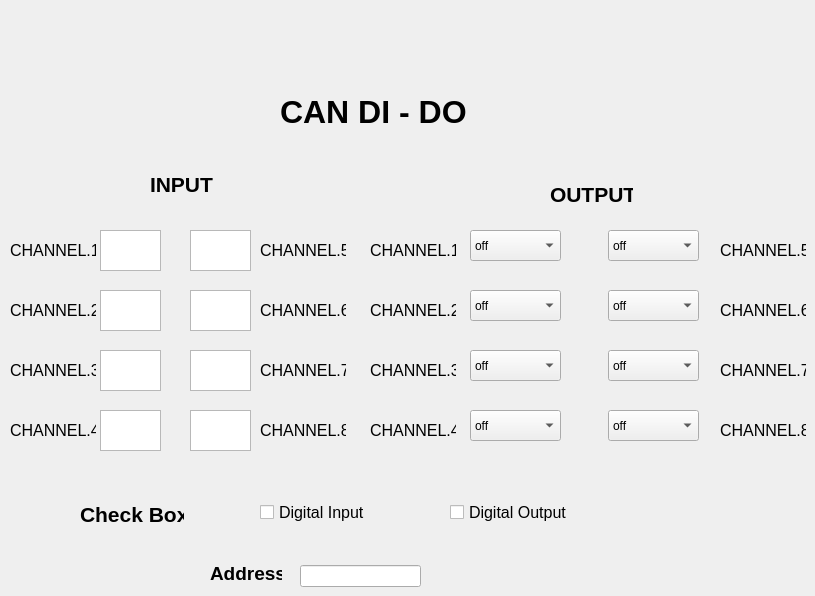
    <widget class="QWidget" name="tab_2">
     <attribute name="title">
      <string>CAN DI-DO</string>
     </attribute>
     <widget class="QLabel" name="label_24">
      <property name="geometry">
       <rect>
        <x>150</x>
        <y>170</y>
        <width>64</width>
        <height>28</height>
       </rect>
      </property>
      <property name="font">
       <font>
        <pointsize>16</pointsize>
        <bold>true</bold>
       </font>
      </property>
      <property name="text">
       <string>INPUT</string>
      </property>
     </widget>
     <widget class="QLabel" name="label_25">
      <property name="geometry">
       <rect>
        <x>280</x>
        <y>90</y>
        <width>198</width>
        <height>43</height>
       </rect>
      </property>
      <property name="font">
       <font>
        <pointsize>24</pointsize>
        <bold>true</bold>
       </font>
      </property>
      <property name="text">
       <string>CAN DI - DO</string>
      </property>
     </widget>
     <widget class="QLabel" name="label_26">
      <property name="geometry">
       <rect>
        <x>10</x>
        <y>240</y>
        <width>86</width>
        <height>21</height>
       </rect>
      </property>
      <property name="font">
       <font>
        <pointsize>12</pointsize>
       </font>
      </property>
      <property name="text">
       <string>CHANNEL.1</string>
      </property>
     </widget>
     <widget class="QLabel" name="label_27">
      <property name="geometry">
       <rect>
        <x>260</x>
        <y>300</y>
        <width>86</width>
        <height>21</height>
       </rect>
      </property>
      <property name="font">
       <font>
        <pointsize>12</pointsize>
       </font>
      </property>
      <property name="text">
       <string>CHANNEL.6</string>
      </property>
     </widget>
     <widget class="QLabel" name="label_32">
      <property name="geometry">
       <rect>
        <x>260</x>
        <y>240</y>
        <width>86</width>
        <height>21</height>
       </rect>
      </property>
      <property name="font">
       <font>
        <pointsize>12</pointsize>
       </font>
      </property>
      <property name="text">
       <string>CHANNEL.5</string>
      </property>
     </widget>
     <widget class="QLabel" name="label_35">
      <property name="geometry">
       <rect>
        <x>260</x>
        <y>360</y>
        <width>86</width>
        <height>21</height>
       </rect>
      </property>
      <property name="font">
       <font>
        <pointsize>12</pointsize>
       </font>
      </property>
      <property name="text">
       <string>CHANNEL.7</string>
      </property>
     </widget>
     <widget class="QLabel" name="label_36">
      <property name="geometry">
       <rect>
        <x>260</x>
        <y>420</y>
        <width>86</width>
        <height>21</height>
       </rect>
      </property>
      <property name="font">
       <font>
        <pointsize>12</pointsize>
       </font>
      </property>
      <property name="text">
       <string>CHANNEL.8</string>
      </property>
     </widget>
     <widget class="QLabel" name="label_37">
      <property name="geometry">
       <rect>
        <x>10</x>
        <y>360</y>
        <width>86</width>
        <height>21</height>
       </rect>
      </property>
      <property name="font">
       <font>
        <pointsize>12</pointsize>
       </font>
      </property>
      <property name="text">
       <string>CHANNEL.3</string>
      </property>
     </widget>
     <widget class="QLabel" name="label_38">
      <property name="geometry">
       <rect>
        <x>10</x>
        <y>300</y>
        <width>86</width>
        <height>21</height>
       </rect>
      </property>
      <property name="font">
       <font>
        <pointsize>12</pointsize>
       </font>
      </property>
      <property name="text">
       <string>CHANNEL.2</string>
      </property>
     </widget>
     <widget class="QLabel" name="label_39">
      <property name="geometry">
       <rect>
        <x>10</x>
        <y>420</y>
        <width>86</width>
        <height>21</height>
       </rect>
      </property>
      <property name="font">
       <font>
        <pointsize>12</pointsize>
       </font>
      </property>
      <property name="text">
       <string>CHANNEL.4</string>
      </property>
     </widget>
     <widget class="QLabel" name="label_42">
      <property name="geometry">
       <rect>
        <x>550</x>
        <y>180</y>
        <width>83</width>
        <height>28</height>
       </rect>
      </property>
      <property name="font">
       <font>
        <pointsize>16</pointsize>
        <bold>true</bold>
       </font>
      </property>
      <property name="text">
       <string>OUTPUT</string>
      </property>
     </widget>
     <widget class="QLabel" name="label_43">
      <property name="geometry">
       <rect>
        <x>370</x>
        <y>300</y>
        <width>86</width>
        <height>21</height>
       </rect>
      </property>
      <property name="font">
       <font>
        <pointsize>12</pointsize>
       </font>
      </property>
      <property name="text">
       <string>CHANNEL.2</string>
      </property>
     </widget>
     <widget class="QLabel" name="label_44">
      <property name="geometry">
       <rect>
        <x>370</x>
        <y>360</y>
        <width>86</width>
        <height>21</height>
       </rect>
      </property>
      <property name="font">
       <font>
        <pointsize>12</pointsize>
       </font>
      </property>
      <property name="text">
       <string>CHANNEL.3</string>
      </property>
     </widget>
     <widget class="QLabel" name="label_46">
      <property name="geometry">
       <rect>
        <x>370</x>
        <y>420</y>
        <width>86</width>
        <height>21</height>
       </rect>
      </property>
      <property name="font">
       <font>
        <pointsize>12</pointsize>
       </font>
      </property>
      <property name="text">
       <string>CHANNEL.4</string>
      </property>
     </widget>
     <widget class="QLabel" name="label_47">
      <property name="geometry">
       <rect>
        <x>720</x>
        <y>240</y>
        <width>86</width>
        <height>21</height>
       </rect>
      </property>
      <property name="font">
       <font>
        <pointsize>12</pointsize>
       </font>
      </property>
      <property name="text">
       <string>CHANNEL.5</string>
      </property>
     </widget>
     <widget class="QLabel" name="label_48">
      <property name="geometry">
       <rect>
        <x>720</x>
        <y>300</y>
        <width>86</width>
        <height>21</height>
       </rect>
      </property>
      <property name="font">
       <font>
        <pointsize>12</pointsize>
       </font>
      </property>
      <property name="text">
       <string>CHANNEL.6</string>
      </property>
     </widget>
     <widget class="QLabel" name="label_49">
      <property name="geometry">
       <rect>
        <x>720</x>
        <y>360</y>
        <width>86</width>
        <height>21</height>
       </rect>
      </property>
      <property name="font">
       <font>
        <pointsize>12</pointsize>
       </font>
      </property>
      <property name="text">
       <string>CHANNEL.7</string>
      </property>
     </widget>
     <widget class="QLabel" name="label_51">
      <property name="geometry">
       <rect>
        <x>720</x>
        <y>420</y>
        <width>86</width>
        <height>21</height>
       </rect>
      </property>
      <property name="font">
       <font>
        <pointsize>12</pointsize>
       </font>
      </property>
      <property name="text">
       <string>CHANNEL.8</string>
      </property>
     </widget>
     <widget class="QLabel" name="label_52">
      <property name="geometry">
       <rect>
        <x>370</x>
        <y>240</y>
        <width>86</width>
        <height>21</height>
       </rect>
      </property>
      <property name="font">
       <font>
        <pointsize>12</pointsize>
       </font>
      </property>
      <property name="text">
       <string>CHANNEL.1</string>
      </property>
     </widget>
     <widget class="QTextBrowser" name="DI1">
      <property name="geometry">
       <rect>
        <x>100</x>
        <y>230</y>
        <width>61</width>
        <height>41</height>
       </rect>
      </property>
     </widget>
     <widget class="QTextBrowser" name="DI4">
      <property name="geometry">
       <rect>
        <x>100</x>
        <y>410</y>
        <width>61</width>
        <height>41</height>
       </rect>
      </property>
     </widget>
     <widget class="QTextBrowser" name="DI7">
      <property name="geometry">
       <rect>
        <x>190</x>
        <y>350</y>
        <width>61</width>
        <height>41</height>
       </rect>
      </property>
     </widget>
     <widget class="QTextBrowser" name="DI2">
      <property name="geometry">
       <rect>
        <x>100</x>
        <y>290</y>
        <width>61</width>
        <height>41</height>
       </rect>
      </property>
     </widget>
     <widget class="QTextBrowser" name="DI3">
      <property name="geometry">
       <rect>
        <x>100</x>
        <y>350</y>
        <width>61</width>
        <height>41</height>
       </rect>
      </property>
     </widget>
     <widget class="QTextBrowser" name="DI5">
      <property name="geometry">
       <rect>
        <x>190</x>
        <y>230</y>
        <width>61</width>
        <height>41</height>
       </rect>
      </property>
     </widget>
     <widget class="QTextBrowser" name="DI8">
      <property name="geometry">
       <rect>
        <x>190</x>
        <y>410</y>
        <width>61</width>
        <height>41</height>
       </rect>
      </property>
     </widget>
     <widget class="QTextBrowser" name="DI6">
      <property name="geometry">
       <rect>
        <x>190</x>
        <y>290</y>
        <width>61</width>
        <height>41</height>
       </rect>
      </property>
     </widget>
     <widget class="QComboBox" name="DO5">
      <property name="geometry">
       <rect>
        <x>608</x>
        <y>230</y>
        <width>91</width>
        <height>31</height>
       </rect>
      </property>
      <item>
       <property name="text">
        <string>off</string>
       </property>
      </item>
      <item>
       <property name="text">
        <string>on</string>
       </property>
      </item>
     </widget>
     <widget class="QComboBox" name="DO8">
      <property name="geometry">
       <rect>
        <x>608</x>
        <y>410</y>
        <width>91</width>
        <height>31</height>
       </rect>
      </property>
      <item>
       <property name="text">
        <string>off</string>
       </property>
      </item>
      <item>
       <property name="text">
        <string>on</string>
       </property>
      </item>
     </widget>
     <widget class="QComboBox" name="DO1">
      <property name="geometry">
       <rect>
        <x>470</x>
        <y>230</y>
        <width>91</width>
        <height>31</height>
       </rect>
      </property>
      <item>
       <property name="text">
        <string>off</string>
       </property>
      </item>
      <item>
       <property name="text">
        <string>on</string>
       </property>
      </item>
     </widget>
     <widget class="QComboBox" name="DO2">
      <property name="geometry">
       <rect>
        <x>470</x>
        <y>290</y>
        <width>91</width>
        <height>31</height>
       </rect>
      </property>
      <item>
       <property name="text">
        <string>off</string>
       </property>
      </item>
      <item>
       <property name="text">
        <string>on</string>
       </property>
      </item>
     </widget>
     <widget class="QComboBox" name="DO3">
      <property name="geometry">
       <rect>
        <x>470</x>
        <y>350</y>
        <width>91</width>
        <height>31</height>
       </rect>
      </property>
      <item>
       <property name="text">
        <string>off</string>
       </property>
      </item>
      <item>
       <property name="text">
        <string>on</string>
       </property>
      </item>
     </widget>
     <widget class="QComboBox" name="DO4">
      <property name="geometry">
       <rect>
        <x>470</x>
        <y>410</y>
        <width>91</width>
        <height>31</height>
       </rect>
      </property>
      <item>
       <property name="text">
        <string>off</string>
       </property>
      </item>
      <item>
       <property name="text">
        <string>on</string>
       </property>
      </item>
     </widget>
     <widget class="QComboBox" name="DO6">
      <property name="geometry">
       <rect>
        <x>608</x>
        <y>290</y>
        <width>91</width>
        <height>31</height>
       </rect>
      </property>
      <item>
       <property name="text">
        <string>off</string>
       </property>
      </item>
      <item>
       <property name="text">
        <string>on</string>
       </property>
      </item>
     </widget>
     <widget class="QComboBox" name="DO7">
      <property name="geometry">
       <rect>
        <x>608</x>
        <y>350</y>
        <width>91</width>
        <height>31</height>
       </rect>
      </property>
      <item>
       <property name="text">
        <string>off</string>
       </property>
      </item>
      <item>
       <property name="text">
        <string>on</string>
       </property>
      </item>
     </widget>
     <widget class="QCheckBox" name="DI">
      <property name="geometry">
       <rect>
        <x>260</x>
        <y>500</y>
        <width>114</width>
        <height>25</height>
       </rect>
      </property>
      <property name="font">
       <font>
        <pointsize>12</pointsize>
       </font>
      </property>
      <property name="text">
       <string>Digital Input</string>
      </property>
     </widget>
     <widget class="QCheckBox" name="DO">
      <property name="geometry">
       <rect>
        <x>450</x>
        <y>500</y>
        <width>128</width>
        <height>25</height>
       </rect>
      </property>
      <property name="font">
       <font>
        <pointsize>12</pointsize>
       </font>
      </property>
      <property name="text">
       <string>Digital Output</string>
      </property>
     </widget>
     <widget class="QLabel" name="label_40">
      <property name="geometry">
       <rect>
        <x>80</x>
        <y>500</y>
        <width>104</width>
        <height>28</height>
       </rect>
      </property>
      <property name="font">
       <font>
        <pointsize>16</pointsize>
        <bold>true</bold>
       </font>
      </property>
      <property name="text">
       <string>Check Box</string>
      </property>
     </widget>
     <widget class="QLabel" name="label_41">
      <property name="geometry">
       <rect>
        <x>210</x>
        <y>560</y>
        <width>72</width>
        <height>26</height>
       </rect>
      </property>
      <property name="font">
       <font>
        <pointsize>14</pointsize>
        <bold>true</bold>
       </font>
      </property>
      <property name="text">
       <string>Address</string>
      </property>
     </widget>
     <widget class="QLineEdit" name="Address">
      <property name="geometry">
       <rect>
        <x>300</x>
        <y>565</y>
        <width>121</width>
        <height>22</height>
       </rect>
      </property>
     </widget>
    </widget>
